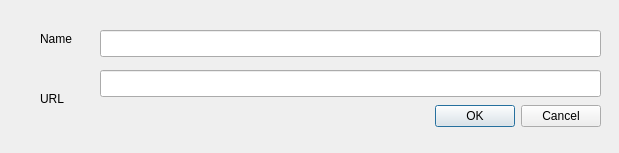
<?xml version="1.0" encoding="UTF-8"?>
<ui version="4.0">
 <class>qgsnewhttpconnectionbase</class>
 <widget class="QDialog" name="qgsnewhttpconnectionbase">
  <property name="geometry">
   <rect>
    <x>0</x>
    <y>0</y>
    <width>619</width>
    <height>153</height>
   </rect>
  </property>
  <property name="windowTitle">
   <string>New WCS Server </string>
  </property>
  <widget class="QDialogButtonBox" name="buttonBox">
   <property name="geometry">
    <rect>
     <x>260</x>
     <y>100</y>
     <width>341</width>
     <height>32</height>
    </rect>
   </property>
   <property name="focusPolicy">
    <enum>Qt::NoFocus</enum>
   </property>
   <property name="orientation">
    <enum>Qt::Horizontal</enum>
   </property>
   <property name="standardButtons">
    <set>QDialogButtonBox::Cancel|QDialogButtonBox::Ok</set>
   </property>
  </widget>
  <widget class="QLabel" name="label_NewSrvName">
   <property name="geometry">
    <rect>
     <x>40</x>
     <y>30</y>
     <width>66</width>
     <height>17</height>
    </rect>
   </property>
   <property name="text">
    <string>Name</string>
   </property>
  </widget>
  <widget class="QLabel" name="label_NewSrvUrl">
   <property name="geometry">
    <rect>
     <x>40</x>
     <y>90</y>
     <width>66</width>
     <height>17</height>
    </rect>
   </property>
   <property name="text">
    <string>URL</string>
   </property>
  </widget>
  <widget class="QLineEdit" name="txt_NewSrvName">
   <property name="enabled">
    <bool>true</bool>
   </property>
   <property name="geometry">
    <rect>
     <x>100</x>
     <y>30</y>
     <width>501</width>
     <height>27</height>
    </rect>
   </property>
   <property name="cursor">
    <cursorShape>IBeamCursor</cursorShape>
   </property>
   <property name="focusPolicy">
    <enum>Qt::ClickFocus</enum>
   </property>
  </widget>
  <widget class="QLineEdit" name="txt_NewSrvUrl">
   <property name="geometry">
    <rect>
     <x>100</x>
     <y>70</y>
     <width>501</width>
     <height>27</height>
    </rect>
   </property>
  </widget>
 </widget>
 <resources/>
 <connections>
  <connection>
   <sender>buttonBox</sender>
   <signal>accepted()</signal>
   <receiver>qgsnewhttpconnectionbase</receiver>
   <slot>accept()</slot>
   <hints>
    <hint type="sourcelabel">
     <x>248</x>
     <y>254</y>
    </hint>
    <hint type="destinationlabel">
     <x>157</x>
     <y>274</y>
    </hint>
   </hints>
  </connection>
  <connection>
   <sender>buttonBox</sender>
   <signal>rejected()</signal>
   <receiver>qgsnewhttpconnectionbase</receiver>
   <slot>reject()</slot>
   <hints>
    <hint type="sourcelabel">
     <x>316</x>
     <y>260</y>
    </hint>
    <hint type="destinationlabel">
     <x>309</x>
     <y>76</y>
    </hint>
   </hints>
  </connection>
 </connections>
 <slots>
  <slot>read_fields()</slot>
  <slot>wcs_request_results()</slot>
 </slots>
</ui>
